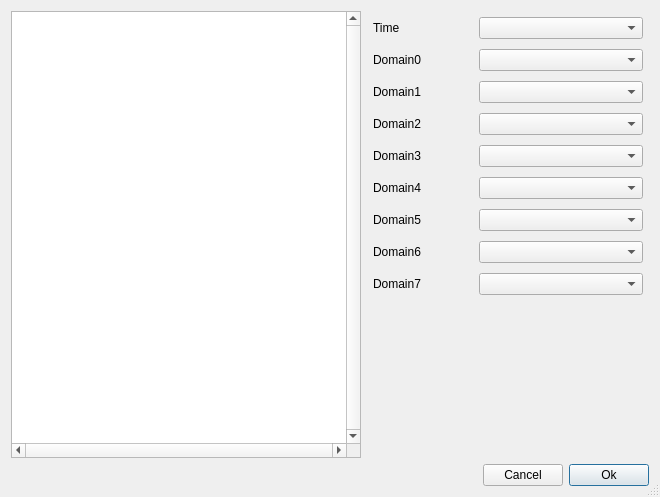
<?xml version="1.0" encoding="UTF-8"?>
<ui version="4.0">
 <class>ChooseVariable</class>
 <widget class="QDialog" name="ChooseVariable">
  <property name="geometry">
   <rect>
    <x>0</x>
    <y>0</y>
    <width>660</width>
    <height>497</height>
   </rect>
  </property>
  <property name="windowTitle">
   <string>Choose variable</string>
  </property>
  <property name="windowIcon">
   <iconset>
    <normaloff>images/Gnome-Dialog-Question-32.png</normaloff>images/Gnome-Dialog-Question-32.png</iconset>
  </property>
  <property name="sizeGripEnabled">
   <bool>true</bool>
  </property>
  <property name="modal">
   <bool>true</bool>
  </property>
  <layout class="QVBoxLayout" name="verticalLayout_2">
   <item>
    <layout class="QHBoxLayout" name="horizontalLayout">
     <item>
      <widget class="QTreeWidget" name="treeWidget">
       <property name="sizePolicy">
        <sizepolicy hsizetype="Fixed" vsizetype="Expanding">
         <horstretch>0</horstretch>
         <verstretch>0</verstretch>
        </sizepolicy>
       </property>
       <property name="minimumSize">
        <size>
         <width>350</width>
         <height>300</height>
        </size>
       </property>
       <property name="verticalScrollBarPolicy">
        <enum>Qt::ScrollBarAlwaysOn</enum>
       </property>
       <property name="horizontalScrollBarPolicy">
        <enum>Qt::ScrollBarAlwaysOn</enum>
       </property>
       <property name="editTriggers">
        <set>QAbstractItemView::NoEditTriggers</set>
       </property>
       <property name="tabKeyNavigation">
        <bool>true</bool>
       </property>
       <property name="alternatingRowColors">
        <bool>true</bool>
       </property>
       <property name="columnCount">
        <number>1</number>
       </property>
       <attribute name="headerVisible">
        <bool>false</bool>
       </attribute>
       <attribute name="headerDefaultSectionSize">
        <number>400</number>
       </attribute>
       <attribute name="headerDefaultSectionSize">
        <number>400</number>
       </attribute>
       <attribute name="headerVisible">
        <bool>false</bool>
       </attribute>
       <column>
        <property name="text">
         <string notr="true">1</string>
        </property>
       </column>
      </widget>
     </item>
     <item>
      <widget class="QWidget" name="widget" native="true">
       <property name="sizePolicy">
        <sizepolicy hsizetype="MinimumExpanding" vsizetype="Preferred">
         <horstretch>1</horstretch>
         <verstretch>0</verstretch>
        </sizepolicy>
       </property>
       <property name="minimumSize">
        <size>
         <width>200</width>
         <height>0</height>
        </size>
       </property>
       <layout class="QVBoxLayout" name="verticalLayout">
        <property name="margin">
         <number>0</number>
        </property>
        <item>
         <layout class="QFormLayout" name="formLayout">
          <property name="fieldGrowthPolicy">
           <enum>QFormLayout::AllNonFixedFieldsGrow</enum>
          </property>
          <property name="verticalSpacing">
           <number>10</number>
          </property>
          <property name="margin">
           <number>6</number>
          </property>
          <item row="1" column="0">
           <widget class="QLabel" name="domain0Label">
            <property name="sizePolicy">
             <sizepolicy hsizetype="MinimumExpanding" vsizetype="Preferred">
              <horstretch>1</horstretch>
              <verstretch>0</verstretch>
             </sizepolicy>
            </property>
            <property name="minimumSize">
             <size>
              <width>100</width>
              <height>0</height>
             </size>
            </property>
            <property name="text">
             <string>Domain0</string>
            </property>
            <property name="wordWrap">
             <bool>true</bool>
            </property>
           </widget>
          </item>
          <item row="1" column="1">
           <widget class="QComboBox" name="domain0ComboBox">
            <property name="sizePolicy">
             <sizepolicy hsizetype="Preferred" vsizetype="Fixed">
              <horstretch>0</horstretch>
              <verstretch>0</verstretch>
             </sizepolicy>
            </property>
            <property name="minimumSize">
             <size>
              <width>50</width>
              <height>0</height>
             </size>
            </property>
            <property name="currentIndex">
             <number>-1</number>
            </property>
           </widget>
          </item>
          <item row="2" column="0">
           <widget class="QLabel" name="domain1Label">
            <property name="sizePolicy">
             <sizepolicy hsizetype="MinimumExpanding" vsizetype="Preferred">
              <horstretch>1</horstretch>
              <verstretch>0</verstretch>
             </sizepolicy>
            </property>
            <property name="minimumSize">
             <size>
              <width>100</width>
              <height>0</height>
             </size>
            </property>
            <property name="text">
             <string>Domain1</string>
            </property>
            <property name="wordWrap">
             <bool>true</bool>
            </property>
           </widget>
          </item>
          <item row="2" column="1">
           <widget class="QComboBox" name="domain1ComboBox">
            <property name="sizePolicy">
             <sizepolicy hsizetype="Preferred" vsizetype="Fixed">
              <horstretch>0</horstretch>
              <verstretch>0</verstretch>
             </sizepolicy>
            </property>
            <property name="minimumSize">
             <size>
              <width>50</width>
              <height>0</height>
             </size>
            </property>
            <property name="currentIndex">
             <number>-1</number>
            </property>
           </widget>
          </item>
          <item row="3" column="0">
           <widget class="QLabel" name="domain2Label">
            <property name="sizePolicy">
             <sizepolicy hsizetype="MinimumExpanding" vsizetype="Preferred">
              <horstretch>1</horstretch>
              <verstretch>0</verstretch>
             </sizepolicy>
            </property>
            <property name="minimumSize">
             <size>
              <width>100</width>
              <height>0</height>
             </size>
            </property>
            <property name="text">
             <string>Domain2</string>
            </property>
            <property name="wordWrap">
             <bool>true</bool>
            </property>
           </widget>
          </item>
          <item row="3" column="1">
           <widget class="QComboBox" name="domain2ComboBox">
            <property name="sizePolicy">
             <sizepolicy hsizetype="Preferred" vsizetype="Fixed">
              <horstretch>0</horstretch>
              <verstretch>0</verstretch>
             </sizepolicy>
            </property>
            <property name="minimumSize">
             <size>
              <width>50</width>
              <height>0</height>
             </size>
            </property>
           </widget>
          </item>
          <item row="4" column="0">
           <widget class="QLabel" name="domain3Label">
            <property name="sizePolicy">
             <sizepolicy hsizetype="MinimumExpanding" vsizetype="Preferred">
              <horstretch>1</horstretch>
              <verstretch>0</verstretch>
             </sizepolicy>
            </property>
            <property name="minimumSize">
             <size>
              <width>100</width>
              <height>0</height>
             </size>
            </property>
            <property name="text">
             <string>Domain3</string>
            </property>
            <property name="wordWrap">
             <bool>true</bool>
            </property>
           </widget>
          </item>
          <item row="4" column="1">
           <widget class="QComboBox" name="domain3ComboBox">
            <property name="sizePolicy">
             <sizepolicy hsizetype="Preferred" vsizetype="Fixed">
              <horstretch>0</horstretch>
              <verstretch>0</verstretch>
             </sizepolicy>
            </property>
            <property name="minimumSize">
             <size>
              <width>50</width>
              <height>0</height>
             </size>
            </property>
           </widget>
          </item>
          <item row="5" column="0">
           <widget class="QLabel" name="domain4Label">
            <property name="sizePolicy">
             <sizepolicy hsizetype="MinimumExpanding" vsizetype="Preferred">
              <horstretch>1</horstretch>
              <verstretch>0</verstretch>
             </sizepolicy>
            </property>
            <property name="minimumSize">
             <size>
              <width>100</width>
              <height>0</height>
             </size>
            </property>
            <property name="text">
             <string>Domain4</string>
            </property>
            <property name="wordWrap">
             <bool>true</bool>
            </property>
           </widget>
          </item>
          <item row="5" column="1">
           <widget class="QComboBox" name="domain4ComboBox">
            <property name="sizePolicy">
             <sizepolicy hsizetype="Preferred" vsizetype="Fixed">
              <horstretch>0</horstretch>
              <verstretch>0</verstretch>
             </sizepolicy>
            </property>
            <property name="minimumSize">
             <size>
              <width>50</width>
              <height>0</height>
             </size>
            </property>
           </widget>
          </item>
          <item row="0" column="0">
           <widget class="QLabel" name="timeLabel">
            <property name="sizePolicy">
             <sizepolicy hsizetype="MinimumExpanding" vsizetype="Preferred">
              <horstretch>1</horstretch>
              <verstretch>0</verstretch>
             </sizepolicy>
            </property>
            <property name="minimumSize">
             <size>
              <width>100</width>
              <height>0</height>
             </size>
            </property>
            <property name="text">
             <string>Time</string>
            </property>
           </widget>
          </item>
          <item row="0" column="1">
           <widget class="QComboBox" name="timeComboBox">
            <property name="minimumSize">
             <size>
              <width>50</width>
              <height>0</height>
             </size>
            </property>
           </widget>
          </item>
          <item row="6" column="0">
           <widget class="QLabel" name="domain5Label">
            <property name="text">
             <string>Domain5</string>
            </property>
           </widget>
          </item>
          <item row="6" column="1">
           <widget class="QComboBox" name="domain5ComboBox">
            <property name="minimumSize">
             <size>
              <width>50</width>
              <height>0</height>
             </size>
            </property>
           </widget>
          </item>
          <item row="7" column="0">
           <widget class="QLabel" name="domain6Label">
            <property name="text">
             <string>Domain6</string>
            </property>
           </widget>
          </item>
          <item row="7" column="1">
           <widget class="QComboBox" name="domain6ComboBox">
            <property name="minimumSize">
             <size>
              <width>50</width>
              <height>0</height>
             </size>
            </property>
           </widget>
          </item>
          <item row="8" column="0">
           <widget class="QLabel" name="domain7Label">
            <property name="text">
             <string>Domain7</string>
            </property>
           </widget>
          </item>
          <item row="8" column="1">
           <widget class="QComboBox" name="domain7ComboBox">
            <property name="minimumSize">
             <size>
              <width>50</width>
              <height>0</height>
             </size>
            </property>
            <property name="maximumSize">
             <size>
              <width>16777215</width>
              <height>16777215</height>
             </size>
            </property>
           </widget>
          </item>
         </layout>
        </item>
       </layout>
      </widget>
     </item>
    </layout>
   </item>
   <item>
    <layout class="QHBoxLayout" name="horizontalLayout_2">
     <item>
      <spacer name="horizontalSpacer">
       <property name="orientation">
        <enum>Qt::Horizontal</enum>
       </property>
       <property name="sizeHint" stdset="0">
        <size>
         <width>40</width>
         <height>20</height>
        </size>
       </property>
      </spacer>
     </item>
     <item>
      <widget class="QPushButton" name="buttonCancel">
       <property name="text">
        <string>Cancel</string>
       </property>
      </widget>
     </item>
     <item>
      <widget class="QPushButton" name="buttonOk">
       <property name="text">
        <string>Ok</string>
       </property>
       <property name="default">
        <bool>true</bool>
       </property>
      </widget>
     </item>
    </layout>
   </item>
  </layout>
 </widget>
 <tabstops>
  <tabstop>treeWidget</tabstop>
  <tabstop>domain0ComboBox</tabstop>
  <tabstop>domain1ComboBox</tabstop>
  <tabstop>domain2ComboBox</tabstop>
  <tabstop>domain3ComboBox</tabstop>
  <tabstop>domain4ComboBox</tabstop>
 </tabstops>
 <resources/>
 <connections>
  <connection>
   <sender>buttonCancel</sender>
   <signal>clicked()</signal>
   <receiver>ChooseVariable</receiver>
   <slot>reject()</slot>
   <hints>
    <hint type="sourcelabel">
     <x>490</x>
     <y>381</y>
    </hint>
    <hint type="destinationlabel">
     <x>490</x>
     <y>397</y>
    </hint>
   </hints>
  </connection>
  <connection>
   <sender>buttonOk</sender>
   <signal>clicked()</signal>
   <receiver>ChooseVariable</receiver>
   <slot>accept()</slot>
   <hints>
    <hint type="sourcelabel">
     <x>443</x>
     <y>380</y>
    </hint>
    <hint type="destinationlabel">
     <x>443</x>
     <y>395</y>
    </hint>
   </hints>
  </connection>
 </connections>
</ui>
